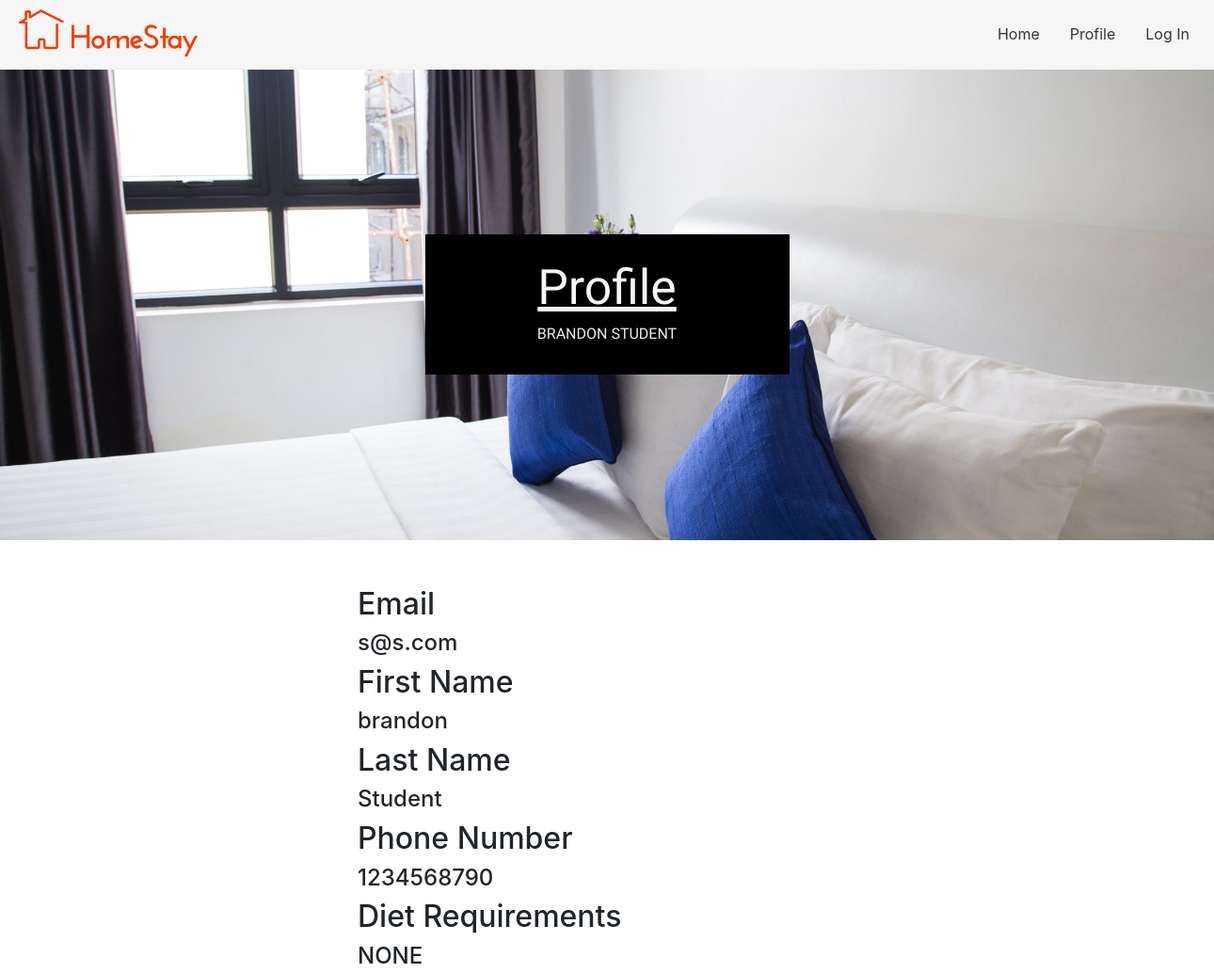
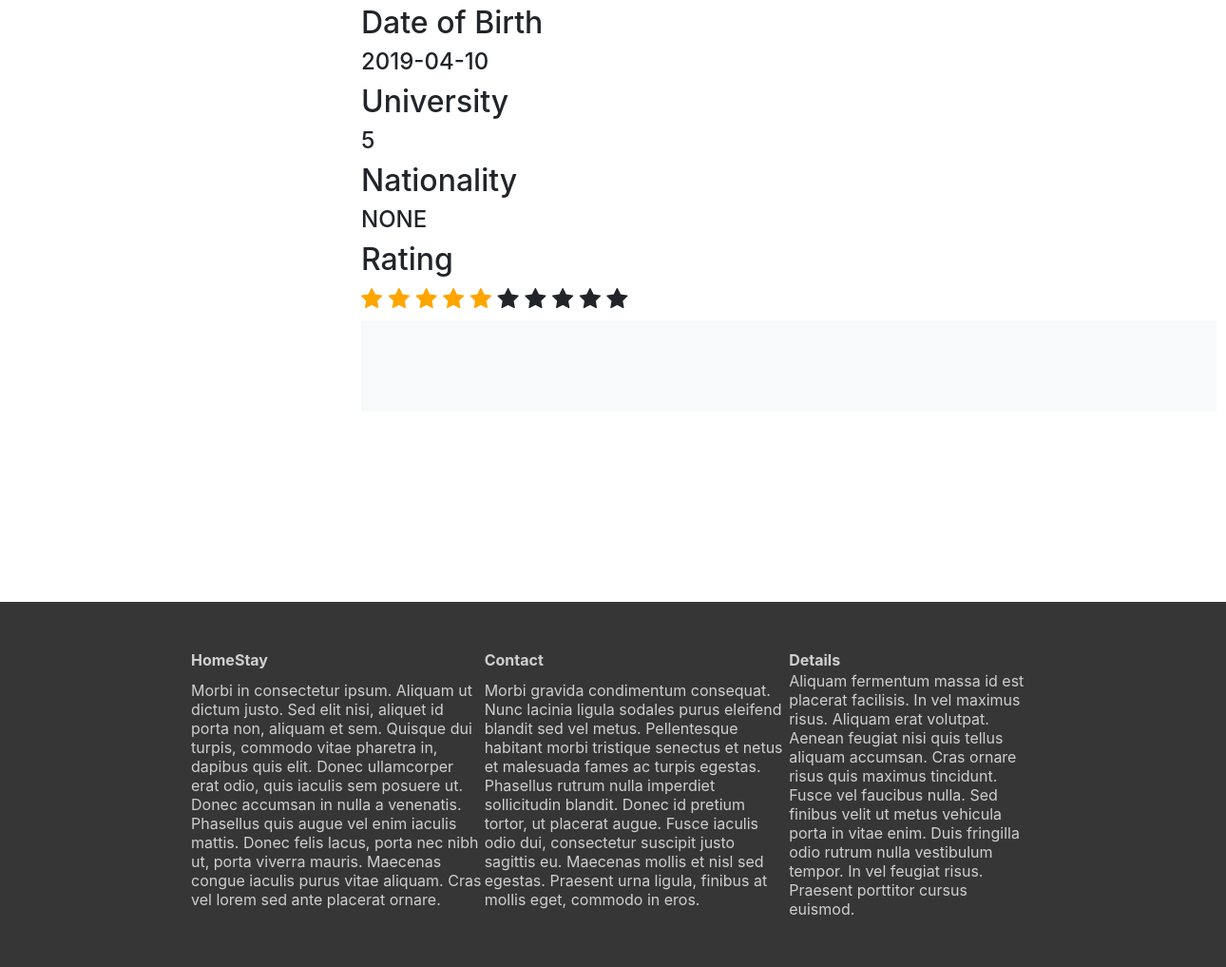
Screenshot of /homestay/profile/student/1 with the database file from the repository (2 pictures, top to bottom).
### tables this page shows
CREATE TABLE Applicants (
        applicantID integer NOT NULL UNIQUE,
        email varchar(255) NOT NULL UNIQUE,
        lastName varchar(255) NOT NULL,
        firstName varchar(255) NOT NULL,
	phoneNumber int,
	aPassword varchar(255) NOT NULL,
	dietaryRequirements varchar(255),
	rating int DEFAULT 5,
	dob date NOT NULL,
	university NOT NULL,
	nationality NOT NULL,
        CHECK (
    	rating <= 10
    		AND rating >= 0
        ),
        PRIMARY KEY (applicantID)
);

### launch.py (the view)
@app.route('/homestay/profile/student/<id>', methods=["POST","GET"])
def  StudentSlected(name=None, id=None):
                db = get_db()
                Host = query_db('SELECT * FROM Applicants WHERE applicantID = ?', [id], one=True)
                negStar = 10 - int(Host[7])
                negStar1 = range(negStar)
                posStar1 = range(int(Host[7]))
                userListings = db.cursor().execute('SELECT * FROM Vacancies WHERE hostID = ?', [Host[0]])
                userListings = list(userListings.fetchall())
                urlHelper = "../../../homestay/listing/"
                return render_template("student.html", userContent=Host, userListings=userListings, negStar1=negStar1, posStar1=posStar1, urlHelper=urlHelper )

### launch.py (called while the page is built)
def get_db():
  db = getattr(g, 'db', None)
  if db is None:
    db = sqlite3.connect(db_location)
    g.db = db
  return db

@app.teardown_appcontext
def  close_db_connection(exception):
  db = getattr(g, 'db' , None)
  if db is not None:
    db.close()

def query_db(query, args=(), one=False):
    cur = get_db().execute(query, args)
    rv = cur.fetchall()
    cur.close()
    return (rv[0] if rv else None) if one else rv

### templates/student.html (shortened to what this page needs)
<html>
  <head>
    <link rel="stylesheet" href="https://cdnjs.cloudflare.com/ajax/libs/font-awesome/4.7.0/css/font-awesome.min.css">
    <link rel="stylesheet" href="https://stackpath.bootstrapcdn.com/bootstrap/4.1.3/css/bootstrap.min.css">
    <link href="../../../../static/css/styles.css" type="text/css" rel="stylesheet">
  </head>
  <body>
    <nav>
        <ul>
          <a href="../../../../../homestay"><img src="../../../../static/images/logo.jpg" style="height: 50px; padding-left: 10px; padding-right:10px;"/></a>
          <li><a href="../../../../../homestay/login">Log In</a></li>
          <li><a href="../../../../../homestay/profile">Profile</a></li>
          <li><a href="../../../../../homestay">Home</a></li>
        </ul>
    </nav>
    <div id= "header">
      <div id="header-text">
        <h1>Profile</h1>
        <h3>{{userContent[3] + " " + userContent[2] }}</h3>
    </div>
    <main style=" width:900px; margin-left: 30px; margin-top:400px; margin-right: 300px; ">
      <div id="main-content">
	<section>
	<div id="Email">
	    <h2>Email</h2>
	    <h4>{{userContent[1]}}</h4>
	</div>
	<div id="First_Name">
            <h2>First Name</h2>
            <h4>{{userContent[3]}}</h4>
        </div>
        <div id="Last_Name">
            <h2>Last Name</h2>
            <h4>{{userContent[2]}}</h4>
        </div>
	<div id="phoneNumber">
            <h2>Phone Number</h2>
            <h4>{{userContent[4]}}</h4>
        </div>
	<div id="dietery">
            <h2>Diet Requirements</h2>
            <h4>{{userContent[6]}}</h4>
        </div>
	<div id="dob">
            <h2>Date of Birth</h2>
            <h4>{{userContent[8]}}</h4>
        </div>
	<div id="University">
            <h2>University</h2>
            <h4>{{userContent[7]}}</h4>
        </div>
	<div id="Nationality">
            <h2>Nationality</h2>
            <h4>{{userContent[9]}}</h4>
        </div>
	<div id="Rating">
            <h2>Rating</h2>
            <h4>
		{% for x in posStar1 %}
			<span class="fa fa-star checked"></span>
		{% endfor %}
		{% for x in negStar1 %}
                        <span class="fa fa-star"></span>
                {% endfor %}
	    </h4>
        </div>
        <div class="album py-5 bg-light">
	</section>
      </div>
    </main>
  <footer>
      <div id="footer-content">
        <table style="width:100%">
          <tr>
            <th>HomeStay</th>
            <th>Contact</th>
            <th>Details</th>
          </tr>
          <tr>
            <td>Morbi in consectetur ipsum. Aliquam ut dictum justo. Sed elit nisi, aliquet id porta non, aliquam et sem. Quisque dui turpis, commodo vitae pharetra in, dapibus quis elit. Donec ullamcorper erat odio, quis iaculis sem posuere ut. Donec accumsan in nulla a venenatis. Phasellus quis augue vel enim iaculis mattis. Donec felis lacus, porta nec nibh ut, porta viverra mauris. Maecenas congue iaculis purus vitae aliquam. Cras vel lorem sed ante placerat ornare.</td>
            <td>Morbi gravida condimentum consequat. Nunc lacinia ligula sodales purus eleifend blandit sed vel metus. Pellentesque habitant morbi tristique senectus et netus et malesuada fames ac turpis egestas. Phasellus rutrum nulla imperdiet sollicitudin blandit. Donec id pretium tortor, ut placerat augue. Fusce iaculis odio dui, consectetur suscipit justo sagittis eu. Maecenas mollis et nisl sed egestas. Praesent urna ligula, finibus at mollis eget, commodo in eros.</td>
            <td>Aliquam fermentum massa id est placerat facilisis. In vel maximus risus. Aliquam erat volutpat. Aenean feugiat nisi quis tellus aliquam accumsan. Cras ornare risus quis maximus tincidunt. Fusce vel faucibus nulla. Sed finibus velit ut metus vehicula porta in vitae enim. Duis fringilla odio rutrum nulla vestibulum tempor. In vel feugiat risus. Praesent porttitor cursus euismod.</td>
         </tr>
      </div>
    </footer>
  </body>
</html>

### static/css/styles.css (style rules this page uses)
body { margin: 0px; overflow-y: scroll; }
main { padding-left: 50px; padding-right: 50px; padding-bottom: 200px; position: inherit; }
section { margin-top: 400px; width:900px; margin-left: 300px; margin-right: 300px; }
#header { width:100%; height: 500px; background-image: url("../images/bedroom_banner.jpg"); background-size: cover; background-position: center; top: 0px; }
#header-text { margin: auto; position: relative; text-align: center; vertical-align: middle; font-family: 'Josefin Sans', sans-serif; padding-left:5%; padding-right: 5%; padding-top: 2%; padding-bottom: 2%; top:175px; background-color: rgb(0,0,0); width: 30%; }
#header-text h1 { color: rgb(245,245,245); text-decoration: underline; font-size: 4vw; }
#header-text h3 { text-transform: uppercase; font-size: 16px; color: rgb(235, 235,235); }
nav { position: sticky; top: 0; vertical-align: middle; background-color: rgb(246,246,246,0.9); padding: 10px; border-bottom: #f3f3f3 solid 2px; z-index: 99; }
nav ul { list-style-type: none; margin: 0; padding: 0; overflow: hidden; }
nav li { float:right; }
nav li a { display: block; color: rgb(54,54,54); text-align: center; padding: 14px 16px; text-decoration: none; transition: 1.5s; }
footer { position:relative; bottom: 0px; width: 100%; background-color: rgb(54,54,54); }
#footer-content { padding-left: 200px; padding-right: 200px; padding-top: 50px; padding-bottom: 50px; }
#footer-content table { color: #cfcfcf; }

### templates/student.html (style rules this page uses)
.checked { color: orange; }

### rows the page displays
Applicants: firstName+lastName "BRANDON STUDENT", email "s@s.com", firstName "brandon", lastName "Student", phoneNumber "1234568790", dietaryRequirements "NONE", dob "2019-04-10", rating "5", university "NONE"
